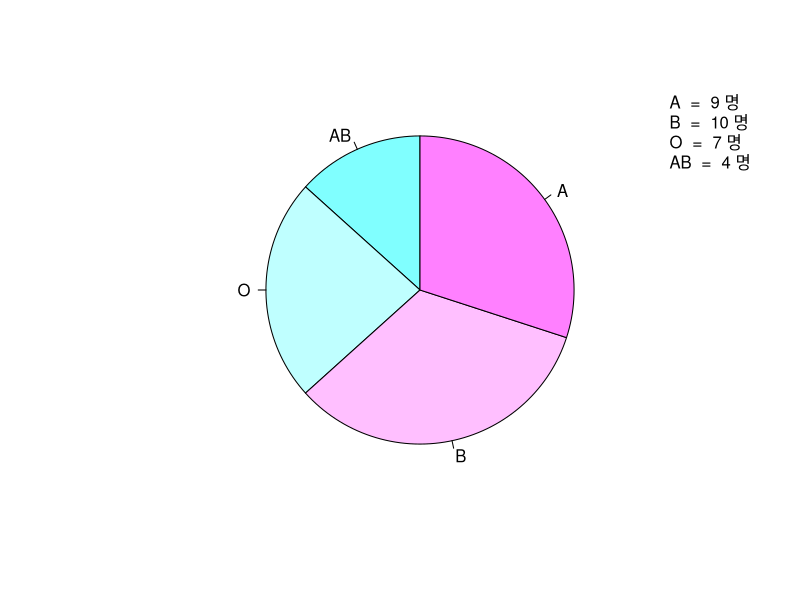

The R script that drew this image:
# id = 1,2,3 ~ 30
# btye = 1, 2, 3, 4
v1 <- c(1:30)
v2 <- c(1, 2, 2, 2, 1,
        1, 3, 1, 2, 4,
        2, 1, 2, 2, 3,
        3, 4, 3, 4, 1,
        3, 3, 2, 1, 4,
        2, 3, 1, 1, 2)

# 혈액형별로 도수값
bdf = data.frame(id = v1, btype = v2)
bdf$btype <- factor(bdf$btype, levels = c(1:4), labels = c('A', 'B', 'O', 'AB'))

blood_cnt <- table(bdf$btype)
blood_cnt

# barplot(blood_cnt,
#         xlab='혈액형',
#         ylab='인원수',
#         ylim=c(0,10),
#         col=terrain.colors(4))

bdf$btype <- factor(bdf$btype, levels = c('AB', 'O', 'B', 'A'))

blood_cnt2 <- table(bdf$btype)

pie(blood_cnt2,
    init.angle = 90,
    col=cm.colors(length(blood_cnt2))
)

legend('topright', 
       legend = paste(names(blood_cnt), ' = ', blood_cnt, '명'), 
       box.lty = 0)

# legend 결과값 앞에 색상을 넣으려면 fill 을 사용
